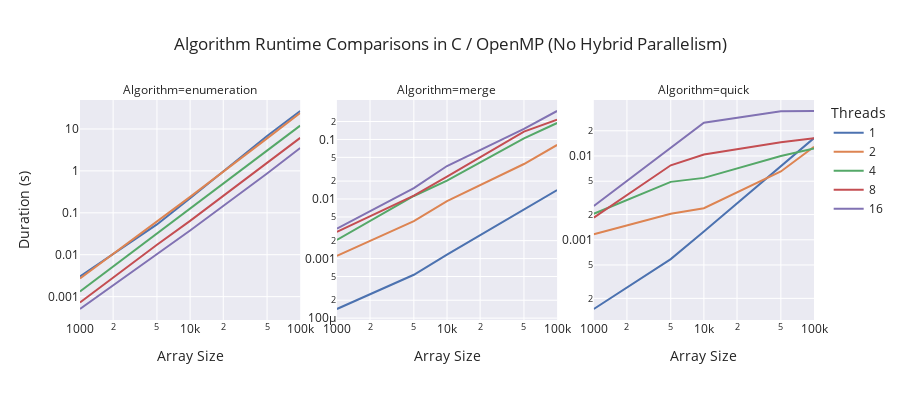
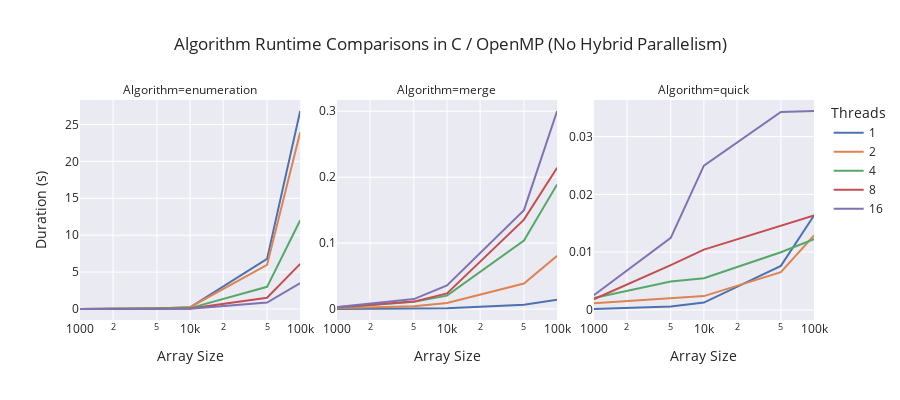
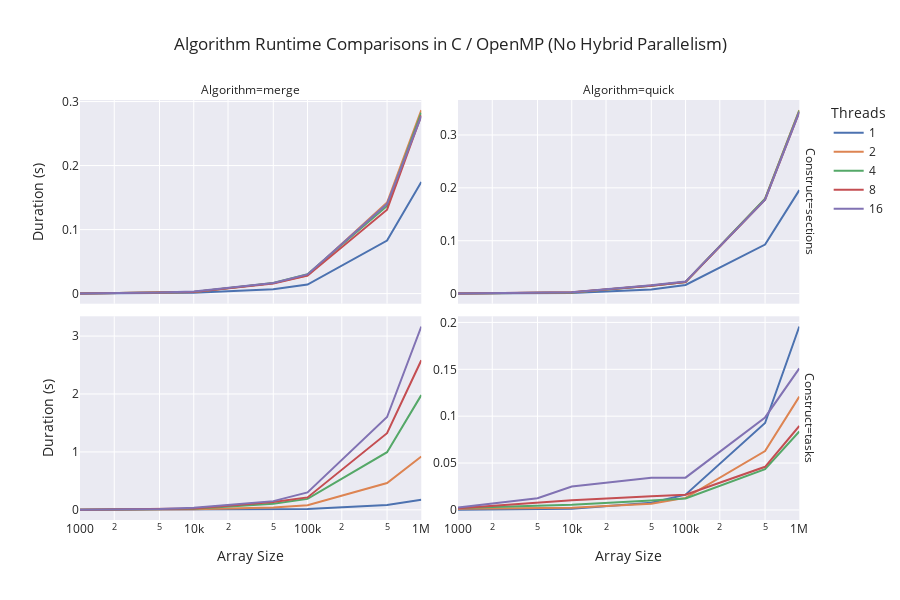

The code cell stored with these charts, in order, in its notebook:
### Code cell
# log-log plot for all algorithms
fig = px.line(
    df.loc[
        (df['Construct'] != 'sections') &
        (df['Size'] <= 100000)
    ],
    x='Size', y='Duration', color='Threads',
    facet_col='Algorithm', facet_col_wrap=3,
    facet_col_spacing=0.05,
    template='seaborn',
    log_x=True,
    log_y=True,
    title=f'Algorithm Runtime Comparisons in C / OpenMP ({if_cutoff})',
    height=400,
    labels={
        "Duration": "Duration (s)",
        "Size": "Array Size",
     },
)

fig.update_yaxes(matches=None)
fig.update_yaxes(showticklabels=True, col=2) # assuming second facet
fig.update_yaxes(showticklabels=True, col=3) # assuming third facet
fig.show()

# log-linear plot for all algorithms
fig = px.line(
    df.loc[
        (df['Construct'] != 'sections') &
        (df['Size'] <= 100000)
    ],
    x='Size', y='Duration', color='Threads',
    facet_col='Algorithm', facet_col_wrap=3,
    facet_col_spacing=0.05,
    template='seaborn',
    log_x=True,
#     log_y=True,
    title=f'Algorithm Runtime Comparisons in C / OpenMP ({if_cutoff})',
    height=400,
    labels={
        "Duration": "Duration (s)",
        "Size": "Array Size",
     },
)

# plots for sections/tasks for quick/merge sort
fig.update_yaxes(matches=None)
fig.update_yaxes(showticklabels=True, col=2) # assuming second facet
fig.update_yaxes(showticklabels=True, col=3) # assuming third facet
fig.show()

fig = px.line(
    df.loc[df.Algorithm != 'enumeration'],
    x='Size', y='Duration', color='Threads',
    facet_col='Algorithm', facet_col_wrap=2,
    facet_col_spacing=0.05,
    facet_row='Construct',
    template='seaborn',
    log_x=True,
#     log_y=True,
    title=f'Algorithm Runtime Comparisons in C / OpenMP ({if_cutoff})',
    height=600,
    labels={
        "Duration": "Duration (s)",
        "Size": "Array Size",
     },
)

fig.update_yaxes(matches=None)
fig.update_yaxes(showticklabels=True, col=2) # assuming second facet
fig.show()

### Figure 1 — Plotly figure (JSON) as saved in the notebook; plotly's stock layout.template omitted (floating-point values rounded to 4 significant figures)
{"data": [{"hovertemplate": "Threads=1<br>Algorithm=enumeration<br>Array Size=%{x}<br>Duration (s)=%{y}<extra></extra>", "legendgroup": "1", "line": {"color": "rgb(76,114,176)", "dash": "solid"}, "mode": "lines", "name": "1", "orientation": "v", "showlegend": true, "type": "scatter", "x": [1000, 5000, 10000, 50000, 100000], "xaxis": "x", "y": [0.003027, 0.05277, 0.2223, 6.792, 26.83], "yaxis": "y"}, {"hovertemplate": "Threads=1<br>Algorithm=merge<br>Array Size=%{x}<br>Duration (s)=%{y}<extra></extra>", "legendgroup": "1", "line": {"color": "rgb(76,114,176)", "dash": "solid"}, "mode": "lines", "name": "1", "orientation": "v", "showlegend": false, "type": "scatter", "x": [1000, 5000, 10000, 50000, 100000], "xaxis": "x2", "y": [0.0001424, 0.0005351, 0.00116, 0.006633, 0.01411], "yaxis": "y2"}, {"hovertemplate": "Threads=1<br>Algorithm=quick<br>Array Size=%{x}<br>Duration (s)=%{y}<extra></extra>", "legendgroup": "1", "line": {"color": "rgb(76,114,176)", "dash": "solid"}, "mode": "lines", "name": "1", "orientation": "v", "showlegend": false, "type": "scatter", "x": [1000, 5000, 10000, 50000, 100000], "xaxis": "x3", "y": [0.0001493, 0.0005887, 0.001257, 0.007615, 0.01635], "yaxis": "y3"}, {"hovertemplate": "Threads=2<br>Algorithm=enumeration<br>Array Size=%{x}<br>Duration (s)=%{y}<extra></extra>", "legendgroup": "2", "line": {"color": "rgb(221,132,82)", "dash": "solid"}, "mode": "lines", "name": "2", "orientation": "v", "showlegend": true, "type": "scatter", "x": [1000, 5000, 10000, 50000, 100000], "xaxis": "x", "y": [0.002708, 0.06025, 0.2404, 5.977, 23.95], "yaxis": "y"}, {"hovertemplate": "Threads=2<br>Algorithm=merge<br>Array Size=%{x}<br>Duration (s)=%{y}<extra></extra>", "legendgroup": "2", "line": {"color": "rgb(221,132,82)", "dash": "solid"}, "mode": "lines", "name": "2", "orientation": "v", "showlegend": false, "type": "scatter", "x": [1000, 5000, 10000, 50000, 100000], "xaxis": "x2", "y": [0.001112, 0.004256, 0.009191, 0.0387, 0.08084], "yaxis": "y2"}, {"hovertemplate": "Threads=2<br>Algorithm=quick<br>Array Size=%{x}<br>Duration (s)=%{y}<extra></extra>", "legendgroup": "2", "line": {"color": "rgb(221,132,82)", "dash": "solid"}, "mode": "lines", "name": "2", "orientation": "v", "showlegend": false, "type": "scatter", "x": [1000, 5000, 10000, 50000, 100000], "xaxis": "x3", "y": [0.001165, 0.002049, 0.002382, 0.006542, 0.01288], "yaxis": "y3"}, {"hovertemplate": "Threads=4<br>Algorithm=enumeration<br>Array Size=%{x}<br>Duration (s)=%{y}<extra></extra>", "legendgroup": "4", "line": {"color": "rgb(85,168,104)", "dash": "solid"}, "mode": "lines", "name": "4", "orientation": "v", "showlegend": true, "type": "scatter", "x": [1000, 5000, 10000, 50000, 100000], "xaxis": "x", "y": [0.00132, 0.03147, 0.1224, 3.005, 12.03], "yaxis": "y"}, {"hovertemplate": "Threads=4<br>Algorithm=merge<br>Array Size=%{x}<br>Duration (s)=%{y}<extra></extra>", "legendgroup": "4", "line": {"color": "rgb(85,168,104)", "dash": "solid"}, "mode": "lines", "name": "4", "orientation": "v", "showlegend": false, "type": "scatter", "x": [1000, 5000, 10000, 50000, 100000], "xaxis": "x2", "y": [0.002052, 0.01125, 0.02037, 0.1039, 0.189], "yaxis": "y2"}, {"hovertemplate": "Threads=4<br>Algorithm=quick<br>Array Size=%{x}<br>Duration (s)=%{y}<extra></extra>", "legendgroup": "4", "line": {"color": "rgb(85,168,104)", "dash": "solid"}, "mode": "lines", "name": "4", "orientation": "v", "showlegend": false, "type": "scatter", "x": [1000, 5000, 10000, 50000, 100000], "xaxis": "x3", "y": [0.002046, 0.004912, 0.00548, 0.009982, 0.01226], "yaxis": "y3"}, {"hovertemplate": "Threads=8<br>Algorithm=enumeration<br>Array Size=%{x}<br>Duration (s)=%{y}<extra></extra>", "legendgroup": "8", "line": {"color": "rgb(196,78,82)", "dash": "solid"}, "mode": "lines", "name": "8", "orientation": "v", "showlegend": true, "type": "scatter", "x": [1000, 5000, 10000, 50000, 100000], "xaxis": "x", "y": [0.0007234, 0.01731, 0.0642, 1.532, 6.121], "yaxis": "y"}, {"hovertemplate": "Threads=8<br>Algorithm=merge<br>Array Size=%{x}<br>Duration (s)=%{y}<extra></extra>", "legendgroup": "8", "line": {"color": "rgb(196,78,82)", "dash": "solid"}, "mode": "lines", "name": "8", "orientation": "v", "showlegend": false, "type": "scatter", "x": [1000, 5000, 10000, 50000, 100000], "xaxis": "x2", "y": [0.002812, 0.01137, 0.02379, 0.1356, 0.2143], "yaxis": "y2"}, {"hovertemplate": "Threads=8<br>Algorithm=quick<br>Array Size=%{x}<br>Duration (s)=%{y}<extra></extra>", "legendgroup": "8", "line": {"color": "rgb(196,78,82)", "dash": "solid"}, "mode": "lines", "name": "8", "orientation": "v", "showlegend": false, "type": "scatter", "x": [1000, 5000, 10000, 50000, 100000], "xaxis": "x3", "y": [0.001842, 0.007746, 0.01044, 0.0146, 0.01633], "yaxis": "y3"}, {"hovertemplate": "Threads=16<br>Algorithm=enumeration<br>Array Size=%{x}<br>Duration (s)=%{y}<extra></extra>", "legendgroup": "16", "line": {"color": "rgb(129,114,179)", "dash": "solid"}, "mode": "lines", "name": "16", "orientation": "v", "showlegend": true, "type": "scatter", "x": [1000, 5000, 10000, 50000, 100000], "xaxis": "x", "y": [0.0005068, 0.01026, 0.03794, 0.868, 3.5], "yaxis": "y"}, {"hovertemplate": "Threads=16<br>Algorithm=merge<br>Array Size=%{x}<br>Duration (s)=%{y}<extra></extra>", "legendgroup": "16", "line": {"color": "rgb(129,114,179)", "dash": "solid"}, "mode": "lines", "name": "16", "orientation": "v", "showlegend": false, "type": "scatter", "x": [1000, 5000, 10000, 50000, 100000], "xaxis": "x2", "y": [0.00318, 0.01521, 0.0358, 0.1501, 0.3004], "yaxis": "y2"}, {"hovertemplate": "Threads=16<br>Algorithm=quick<br>Array Size=%{x}<br>Duration (s)=%{y}<extra></extra>", "legendgroup": "16", "line": {"color": "rgb(129,114,179)", "dash": "solid"}, "mode": "lines", "name": "16", "orientation": "v", "showlegend": false, "type": "scatter", "x": [1000, 5000, 10000, 50000, 100000], "xaxis": "x3", "y": [0.002532, 0.01246, 0.02498, 0.03427, 0.03443], "yaxis": "y3"}], "layout": {"annotations": [{"font": {}, "showarrow": false, "text": "Algorithm=enumeration", "x": 0.15, "xanchor": "center", "xref": "paper", "y": 1, "yanchor": "bottom", "yref": "paper"}, {"font": {}, "showarrow": false, "text": "Algorithm=merge", "x": 0.5, "xanchor": "center", "xref": "paper", "y": 1, "yanchor": "bottom", "yref": "paper"}, {"font": {}, "showarrow": false, "text": "Algorithm=quick", "x": 0.85, "xanchor": "center", "xref": "paper", "y": 1, "yanchor": "bottom", "yref": "paper"}], "height": 400, "legend": {"title": {"text": "Threads"}, "tracegroupgap": 0}, "title": {"text": "Algorithm Runtime Comparisons in C / OpenMP (No Hybrid Parallelism)"}, "xaxis": {"anchor": "y", "domain": [0, 0.3], "title": {"text": "Array Size"}, "type": "log"}, "xaxis2": {"anchor": "y2", "domain": [0.35, 0.65], "matches": "x", "title": {"text": "Array Size"}, "type": "log"}, "xaxis3": {"anchor": "y3", "domain": [0.7, 1], "matches": "x", "title": {"text": "Array Size"}, "type": "log"}, "yaxis": {"anchor": "x", "domain": [0, 1], "title": {"text": "Duration (s)"}, "type": "log"}, "yaxis2": {"anchor": "x2", "domain": [0, 1], "showticklabels": true, "type": "log"}, "yaxis3": {"anchor": "x3", "domain": [0, 1], "showticklabels": true, "type": "log"}}}

### Figure 2 — Plotly figure (JSON) as saved in the notebook; plotly's stock layout.template omitted (floating-point values rounded to 4 significant figures)
{"data": [{"hovertemplate": "Threads=1<br>Algorithm=enumeration<br>Array Size=%{x}<br>Duration (s)=%{y}<extra></extra>", "legendgroup": "1", "line": {"color": "rgb(76,114,176)", "dash": "solid"}, "mode": "lines", "name": "1", "orientation": "v", "showlegend": true, "type": "scatter", "x": [1000, 5000, 10000, 50000, 100000], "xaxis": "x", "y": [0.003027, 0.05277, 0.2223, 6.792, 26.83], "yaxis": "y"}, {"hovertemplate": "Threads=1<br>Algorithm=merge<br>Array Size=%{x}<br>Duration (s)=%{y}<extra></extra>", "legendgroup": "1", "line": {"color": "rgb(76,114,176)", "dash": "solid"}, "mode": "lines", "name": "1", "orientation": "v", "showlegend": false, "type": "scatter", "x": [1000, 5000, 10000, 50000, 100000], "xaxis": "x2", "y": [0.0001424, 0.0005351, 0.00116, 0.006633, 0.01411], "yaxis": "y2"}, {"hovertemplate": "Threads=1<br>Algorithm=quick<br>Array Size=%{x}<br>Duration (s)=%{y}<extra></extra>", "legendgroup": "1", "line": {"color": "rgb(76,114,176)", "dash": "solid"}, "mode": "lines", "name": "1", "orientation": "v", "showlegend": false, "type": "scatter", "x": [1000, 5000, 10000, 50000, 100000], "xaxis": "x3", "y": [0.0001493, 0.0005887, 0.001257, 0.007615, 0.01635], "yaxis": "y3"}, {"hovertemplate": "Threads=2<br>Algorithm=enumeration<br>Array Size=%{x}<br>Duration (s)=%{y}<extra></extra>", "legendgroup": "2", "line": {"color": "rgb(221,132,82)", "dash": "solid"}, "mode": "lines", "name": "2", "orientation": "v", "showlegend": true, "type": "scatter", "x": [1000, 5000, 10000, 50000, 100000], "xaxis": "x", "y": [0.002708, 0.06025, 0.2404, 5.977, 23.95], "yaxis": "y"}, {"hovertemplate": "Threads=2<br>Algorithm=merge<br>Array Size=%{x}<br>Duration (s)=%{y}<extra></extra>", "legendgroup": "2", "line": {"color": "rgb(221,132,82)", "dash": "solid"}, "mode": "lines", "name": "2", "orientation": "v", "showlegend": false, "type": "scatter", "x": [1000, 5000, 10000, 50000, 100000], "xaxis": "x2", "y": [0.001112, 0.004256, 0.009191, 0.0387, 0.08084], "yaxis": "y2"}, {"hovertemplate": "Threads=2<br>Algorithm=quick<br>Array Size=%{x}<br>Duration (s)=%{y}<extra></extra>", "legendgroup": "2", "line": {"color": "rgb(221,132,82)", "dash": "solid"}, "mode": "lines", "name": "2", "orientation": "v", "showlegend": false, "type": "scatter", "x": [1000, 5000, 10000, 50000, 100000], "xaxis": "x3", "y": [0.001165, 0.002049, 0.002382, 0.006542, 0.01288], "yaxis": "y3"}, {"hovertemplate": "Threads=4<br>Algorithm=enumeration<br>Array Size=%{x}<br>Duration (s)=%{y}<extra></extra>", "legendgroup": "4", "line": {"color": "rgb(85,168,104)", "dash": "solid"}, "mode": "lines", "name": "4", "orientation": "v", "showlegend": true, "type": "scatter", "x": [1000, 5000, 10000, 50000, 100000], "xaxis": "x", "y": [0.00132, 0.03147, 0.1224, 3.005, 12.03], "yaxis": "y"}, {"hovertemplate": "Threads=4<br>Algorithm=merge<br>Array Size=%{x}<br>Duration (s)=%{y}<extra></extra>", "legendgroup": "4", "line": {"color": "rgb(85,168,104)", "dash": "solid"}, "mode": "lines", "name": "4", "orientation": "v", "showlegend": false, "type": "scatter", "x": [1000, 5000, 10000, 50000, 100000], "xaxis": "x2", "y": [0.002052, 0.01125, 0.02037, 0.1039, 0.189], "yaxis": "y2"}, {"hovertemplate": "Threads=4<br>Algorithm=quick<br>Array Size=%{x}<br>Duration (s)=%{y}<extra></extra>", "legendgroup": "4", "line": {"color": "rgb(85,168,104)", "dash": "solid"}, "mode": "lines", "name": "4", "orientation": "v", "showlegend": false, "type": "scatter", "x": [1000, 5000, 10000, 50000, 100000], "xaxis": "x3", "y": [0.002046, 0.004912, 0.00548, 0.009982, 0.01226], "yaxis": "y3"}, {"hovertemplate": "Threads=8<br>Algorithm=enumeration<br>Array Size=%{x}<br>Duration (s)=%{y}<extra></extra>", "legendgroup": "8", "line": {"color": "rgb(196,78,82)", "dash": "solid"}, "mode": "lines", "name": "8", "orientation": "v", "showlegend": true, "type": "scatter", "x": [1000, 5000, 10000, 50000, 100000], "xaxis": "x", "y": [0.0007234, 0.01731, 0.0642, 1.532, 6.121], "yaxis": "y"}, {"hovertemplate": "Threads=8<br>Algorithm=merge<br>Array Size=%{x}<br>Duration (s)=%{y}<extra></extra>", "legendgroup": "8", "line": {"color": "rgb(196,78,82)", "dash": "solid"}, "mode": "lines", "name": "8", "orientation": "v", "showlegend": false, "type": "scatter", "x": [1000, 5000, 10000, 50000, 100000], "xaxis": "x2", "y": [0.002812, 0.01137, 0.02379, 0.1356, 0.2143], "yaxis": "y2"}, {"hovertemplate": "Threads=8<br>Algorithm=quick<br>Array Size=%{x}<br>Duration (s)=%{y}<extra></extra>", "legendgroup": "8", "line": {"color": "rgb(196,78,82)", "dash": "solid"}, "mode": "lines", "name": "8", "orientation": "v", "showlegend": false, "type": "scatter", "x": [1000, 5000, 10000, 50000, 100000], "xaxis": "x3", "y": [0.001842, 0.007746, 0.01044, 0.0146, 0.01633], "yaxis": "y3"}, {"hovertemplate": "Threads=16<br>Algorithm=enumeration<br>Array Size=%{x}<br>Duration (s)=%{y}<extra></extra>", "legendgroup": "16", "line": {"color": "rgb(129,114,179)", "dash": "solid"}, "mode": "lines", "name": "16", "orientation": "v", "showlegend": true, "type": "scatter", "x": [1000, 5000, 10000, 50000, 100000], "xaxis": "x", "y": [0.0005068, 0.01026, 0.03794, 0.868, 3.5], "yaxis": "y"}, {"hovertemplate": "Threads=16<br>Algorithm=merge<br>Array Size=%{x}<br>Duration (s)=%{y}<extra></extra>", "legendgroup": "16", "line": {"color": "rgb(129,114,179)", "dash": "solid"}, "mode": "lines", "name": "16", "orientation": "v", "showlegend": false, "type": "scatter", "x": [1000, 5000, 10000, 50000, 100000], "xaxis": "x2", "y": [0.00318, 0.01521, 0.0358, 0.1501, 0.3004], "yaxis": "y2"}, {"hovertemplate": "Threads=16<br>Algorithm=quick<br>Array Size=%{x}<br>Duration (s)=%{y}<extra></extra>", "legendgroup": "16", "line": {"color": "rgb(129,114,179)", "dash": "solid"}, "mode": "lines", "name": "16", "orientation": "v", "showlegend": false, "type": "scatter", "x": [1000, 5000, 10000, 50000, 100000], "xaxis": "x3", "y": [0.002532, 0.01246, 0.02498, 0.03427, 0.03443], "yaxis": "y3"}], "layout": {"annotations": [{"font": {}, "showarrow": false, "text": "Algorithm=enumeration", "x": 0.15, "xanchor": "center", "xref": "paper", "y": 1, "yanchor": "bottom", "yref": "paper"}, {"font": {}, "showarrow": false, "text": "Algorithm=merge", "x": 0.5, "xanchor": "center", "xref": "paper", "y": 1, "yanchor": "bottom", "yref": "paper"}, {"font": {}, "showarrow": false, "text": "Algorithm=quick", "x": 0.85, "xanchor": "center", "xref": "paper", "y": 1, "yanchor": "bottom", "yref": "paper"}], "height": 400, "legend": {"title": {"text": "Threads"}, "tracegroupgap": 0}, "title": {"text": "Algorithm Runtime Comparisons in C / OpenMP (No Hybrid Parallelism)"}, "xaxis": {"anchor": "y", "domain": [0, 0.3], "title": {"text": "Array Size"}, "type": "log"}, "xaxis2": {"anchor": "y2", "domain": [0.35, 0.65], "matches": "x", "title": {"text": "Array Size"}, "type": "log"}, "xaxis3": {"anchor": "y3", "domain": [0.7, 1], "matches": "x", "title": {"text": "Array Size"}, "type": "log"}, "yaxis": {"anchor": "x", "domain": [0, 1], "title": {"text": "Duration (s)"}}, "yaxis2": {"anchor": "x2", "domain": [0, 1], "showticklabels": true}, "yaxis3": {"anchor": "x3", "domain": [0, 1], "showticklabels": true}}}

### Figure 3 — Plotly figure (JSON) as saved in the notebook; plotly's stock layout.template omitted (floating-point values rounded to 4 significant figures)
{"data": [{"hovertemplate": "Threads=1<br>Construct=sections<br>Algorithm=merge<br>Array Size=%{x}<br>Duration (s)=%{y}<extra></extra>", "legendgroup": "1", "line": {"color": "rgb(76,114,176)", "dash": "solid"}, "mode": "lines", "name": "1", "orientation": "v", "showlegend": true, "type": "scatter", "x": [1000, 5000, 10000, 50000, 100000, 500000, 1000000], "xaxis": "x3", "y": [0.0001424, 0.0005351, 0.00116, 0.006633, 0.01411, 0.0828, 0.1744], "yaxis": "y3"}, {"hovertemplate": "Threads=1<br>Construct=sections<br>Algorithm=quick<br>Array Size=%{x}<br>Duration (s)=%{y}<extra></extra>", "legendgroup": "1", "line": {"color": "rgb(76,114,176)", "dash": "solid"}, "mode": "lines", "name": "1", "orientation": "v", "showlegend": false, "type": "scatter", "x": [1000, 5000, 10000, 50000, 100000, 500000, 1000000], "xaxis": "x4", "y": [0.0001493, 0.0005887, 0.001257, 0.007615, 0.01635, 0.09269, 0.1957], "yaxis": "y4"}, {"hovertemplate": "Threads=1<br>Construct=tasks<br>Algorithm=merge<br>Array Size=%{x}<br>Duration (s)=%{y}<extra></extra>", "legendgroup": "1", "line": {"color": "rgb(76,114,176)", "dash": "solid"}, "mode": "lines", "name": "1", "orientation": "v", "showlegend": false, "type": "scatter", "x": [1000, 5000, 10000, 50000, 100000, 500000, 1000000], "xaxis": "x", "y": [0.0001424, 0.0005351, 0.00116, 0.006633, 0.01411, 0.0828, 0.1744], "yaxis": "y"}, {"hovertemplate": "Threads=1<br>Construct=tasks<br>Algorithm=quick<br>Array Size=%{x}<br>Duration (s)=%{y}<extra></extra>", "legendgroup": "1", "line": {"color": "rgb(76,114,176)", "dash": "solid"}, "mode": "lines", "name": "1", "orientation": "v", "showlegend": false, "type": "scatter", "x": [1000, 5000, 10000, 50000, 100000, 500000, 1000000], "xaxis": "x2", "y": [0.0001493, 0.0005887, 0.001257, 0.007615, 0.01635, 0.09269, 0.1957], "yaxis": "y2"}, {"hovertemplate": "Threads=2<br>Construct=sections<br>Algorithm=merge<br>Array Size=%{x}<br>Duration (s)=%{y}<extra></extra>", "legendgroup": "2", "line": {"color": "rgb(221,132,82)", "dash": "solid"}, "mode": "lines", "name": "2", "orientation": "v", "showlegend": true, "type": "scatter", "x": [1000, 5000, 10000, 50000, 100000, 500000, 1000000], "xaxis": "x3", "y": [0.000339, 0.001466, 0.002568, 0.01637, 0.02864, 0.1423, 0.2865], "yaxis": "y3"}, {"hovertemplate": "Threads=2<br>Construct=sections<br>Algorithm=quick<br>Array Size=%{x}<br>Duration (s)=%{y}<extra></extra>", "legendgroup": "2", "line": {"color": "rgb(221,132,82)", "dash": "solid"}, "mode": "lines", "name": "2", "orientation": "v", "showlegend": false, "type": "scatter", "x": [1000, 5000, 10000, 50000, 100000, 500000, 1000000], "xaxis": "x4", "y": [0.0003717, 0.001676, 0.002238, 0.01509, 0.02176, 0.179, 0.3469], "yaxis": "y4"}, {"hovertemplate": "Threads=2<br>Construct=tasks<br>Algorithm=merge<br>Array Size=%{x}<br>Duration (s)=%{y}<extra></extra>", "legendgroup": "2", "line": {"color": "rgb(221,132,82)", "dash": "solid"}, "mode": "lines", "name": "2", "orientation": "v", "showlegend": false, "type": "scatter", "x": [1000, 5000, 10000, 50000, 100000, 500000, 1000000], "xaxis": "x", "y": [0.001112, 0.004256, 0.009191, 0.0387, 0.08084, 0.4632, 0.9219], "yaxis": "y"}, {"hovertemplate": "Threads=2<br>Construct=tasks<br>Algorithm=quick<br>Array Size=%{x}<br>Duration (s)=%{y}<extra></extra>", "legendgroup": "2", "line": {"color": "rgb(221,132,82)", "dash": "solid"}, "mode": "lines", "name": "2", "orientation": "v", "showlegend": false, "type": "scatter", "x": [1000, 5000, 10000, 50000, 100000, 500000, 1000000], "xaxis": "x2", "y": [0.001165, 0.002049, 0.002382, 0.006542, 0.01288, 0.06275, 0.1209], "yaxis": "y2"}, {"hovertemplate": "Threads=4<br>Construct=sections<br>Algorithm=merge<br>Array Size=%{x}<br>Duration (s)=%{y}<extra></extra>", "legendgroup": "4", "line": {"color": "rgb(85,168,104)", "dash": "solid"}, "mode": "lines", "name": "4", "orientation": "v", "showlegend": true, "type": "scatter", "x": [1000, 5000, 10000, 50000, 100000, 500000, 1000000], "xaxis": "x3", "y": [0.0002823, 0.001747, 0.002631, 0.01667, 0.0303, 0.137, 0.2826], "yaxis": "y3"}, {"hovertemplate": "Threads=4<br>Construct=sections<br>Algorithm=quick<br>Array Size=%{x}<br>Duration (s)=%{y}<extra></extra>", "legendgroup": "4", "line": {"color": "rgb(85,168,104)", "dash": "solid"}, "mode": "lines", "name": "4", "orientation": "v", "showlegend": false, "type": "scatter", "x": [1000, 5000, 10000, 50000, 100000, 500000, 1000000], "xaxis": "x4", "y": [0.0003081, 0.001448, 0.002258, 0.01481, 0.02204, 0.1795, 0.3461], "yaxis": "y4"}, {"hovertemplate": "Threads=4<br>Construct=tasks<br>Algorithm=merge<br>Array Size=%{x}<br>Duration (s)=%{y}<extra></extra>", "legendgroup": "4", "line": {"color": "rgb(85,168,104)", "dash": "solid"}, "mode": "lines", "name": "4", "orientation": "v", "showlegend": false, "type": "scatter", "x": [1000, 5000, 10000, 50000, 100000, 500000, 1000000], "xaxis": "x", "y": [0.002052, 0.01125, 0.02037, 0.1039, 0.189, 0.9956, 1.981], "yaxis": "y"}, {"hovertemplate": "Threads=4<br>Construct=tasks<br>Algorithm=quick<br>Array Size=%{x}<br>Duration (s)=%{y}<extra></extra>", "legendgroup": "4", "line": {"color": "rgb(85,168,104)", "dash": "solid"}, "mode": "lines", "name": "4", "orientation": "v", "showlegend": false, "type": "scatter", "x": [1000, 5000, 10000, 50000, 100000, 500000, 1000000], "xaxis": "x2", "y": [0.002046, 0.004912, 0.00548, 0.009982, 0.01226, 0.0436, 0.08372], "yaxis": "y2"}, {"hovertemplate": "Threads=8<br>Construct=sections<br>Algorithm=merge<br>Array Size=%{x}<br>Duration (s)=%{y}<extra></extra>", "legendgroup": "8", "line": {"color": "rgb(196,78,82)", "dash": "solid"}, "mode": "lines", "name": "8", "orientation": "v", "showlegend": true, "type": "scatter", "x": [1000, 5000, 10000, 50000, 100000, 500000, 1000000], "xaxis": "x3", "y": [0.0002611, 0.001437, 0.002431, 0.01594, 0.02796, 0.1311, 0.2784], "yaxis": "y3"}, {"hovertemplate": "Threads=8<br>Construct=sections<br>Algorithm=quick<br>Array Size=%{x}<br>Duration (s)=%{y}<extra></extra>", "legendgroup": "8", "line": {"color": "rgb(196,78,82)", "dash": "solid"}, "mode": "lines", "name": "8", "orientation": "v", "showlegend": false, "type": "scatter", "x": [1000, 5000, 10000, 50000, 100000, 500000, 1000000], "xaxis": "x4", "y": [0.0002801, 0.001524, 0.00238, 0.01499, 0.02181, 0.1778, 0.3433], "yaxis": "y4"}, {"hovertemplate": "Threads=8<br>Construct=tasks<br>Algorithm=merge<br>Array Size=%{x}<br>Duration (s)=%{y}<extra></extra>", "legendgroup": "8", "line": {"color": "rgb(196,78,82)", "dash": "solid"}, "mode": "lines", "name": "8", "orientation": "v", "showlegend": false, "type": "scatter", "x": [1000, 5000, 10000, 50000, 100000, 500000, 1000000], "xaxis": "x", "y": [0.002812, 0.01137, 0.02379, 0.1356, 0.2143, 1.323, 2.582], "yaxis": "y"}, {"hovertemplate": "Threads=8<br>Construct=tasks<br>Algorithm=quick<br>Array Size=%{x}<br>Duration (s)=%{y}<extra></extra>", "legendgroup": "8", "line": {"color": "rgb(196,78,82)", "dash": "solid"}, "mode": "lines", "name": "8", "orientation": "v", "showlegend": false, "type": "scatter", "x": [1000, 5000, 10000, 50000, 100000, 500000, 1000000], "xaxis": "x2", "y": [0.001842, 0.007746, 0.01044, 0.0146, 0.01633, 0.04601, 0.08955], "yaxis": "y2"}, {"hovertemplate": "Threads=16<br>Construct=sections<br>Algorithm=merge<br>Array Size=%{x}<br>Duration (s)=%{y}<extra></extra>", "legendgroup": "16", "line": {"color": "rgb(129,114,179)", "dash": "solid"}, "mode": "lines", "name": "16", "orientation": "v", "showlegend": true, "type": "scatter", "x": [1000, 5000, 10000, 50000, 100000, 500000, 1000000], "xaxis": "x3", "y": [0.0003326, 0.001627, 0.003469, 0.01651, 0.02999, 0.1402, 0.2771], "yaxis": "y3"}, {"hovertemplate": "Threads=16<br>Construct=sections<br>Algorithm=quick<br>Array Size=%{x}<br>Duration (s)=%{y}<extra></extra>", "legendgroup": "16", "line": {"color": "rgb(129,114,179)", "dash": "solid"}, "mode": "lines", "name": "16", "orientation": "v", "showlegend": false, "type": "scatter", "x": [1000, 5000, 10000, 50000, 100000, 500000, 1000000], "xaxis": "x4", "y": [0.0003403, 0.001916, 0.002652, 0.01558, 0.02268, 0.1778, 0.3437], "yaxis": "y4"}, {"hovertemplate": "Threads=16<br>Construct=tasks<br>Algorithm=merge<br>Array Size=%{x}<br>Duration (s)=%{y}<extra></extra>", "legendgroup": "16", "line": {"color": "rgb(129,114,179)", "dash": "solid"}, "mode": "lines", "name": "16", "orientation": "v", "showlegend": false, "type": "scatter", "x": [1000, 5000, 10000, 50000, 100000, 500000, 1000000], "xaxis": "x", "y": [0.00318, 0.01521, 0.0358, 0.1501, 0.3004, 1.603, 3.166], "yaxis": "y"}, {"hovertemplate": "Threads=16<br>Construct=tasks<br>Algorithm=quick<br>Array Size=%{x}<br>Duration (s)=%{y}<extra></extra>", "legendgroup": "16", "line": {"color": "rgb(129,114,179)", "dash": "solid"}, "mode": "lines", "name": "16", "orientation": "v", "showlegend": false, "type": "scatter", "x": [1000, 5000, 10000, 50000, 100000, 500000, 1000000], "xaxis": "x2", "y": [0.002532, 0.01246, 0.02498, 0.03427, 0.03443, 0.09867, 0.1509], "yaxis": "y2"}], "layout": {"annotations": [{"font": {}, "showarrow": false, "text": "Algorithm=merge", "x": 0.2325, "xanchor": "center", "xref": "paper", "y": 1, "yanchor": "bottom", "yref": "paper"}, {"font": {}, "showarrow": false, "text": "Algorithm=quick", "x": 0.7475, "xanchor": "center", "xref": "paper", "y": 1, "yanchor": "bottom", "yref": "paper"}, {"font": {}, "showarrow": false, "text": "Construct=tasks", "textangle": 90, "x": 0.98, "xanchor": "left", "xref": "paper", "y": 0.2425, "yanchor": "middle", "yref": "paper"}, {"font": {}, "showarrow": false, "text": "Construct=sections", "textangle": 90, "x": 0.98, "xanchor": "left", "xref": "paper", "y": 0.7575, "yanchor": "middle", "yref": "paper"}], "height": 600, "legend": {"title": {"text": "Threads"}, "tracegroupgap": 0}, "title": {"text": "Algorithm Runtime Comparisons in C / OpenMP (No Hybrid Parallelism)"}, "xaxis": {"anchor": "y", "domain": [0, 0.465], "title": {"text": "Array Size"}, "type": "log"}, "xaxis2": {"anchor": "y2", "domain": [0.515, 0.98], "matches": "x", "title": {"text": "Array Size"}, "type": "log"}, "xaxis3": {"anchor": "y3", "domain": [0, 0.465], "matches": "x", "showticklabels": false, "type": "log"}, "xaxis4": {"anchor": "y4", "domain": [0.515, 0.98], "matches": "x", "showticklabels": false, "type": "log"}, "yaxis": {"anchor": "x", "domain": [0, 0.485], "title": {"text": "Duration (s)"}}, "yaxis2": {"anchor": "x2", "domain": [0, 0.485], "showticklabels": true}, "yaxis3": {"anchor": "x3", "domain": [0.515, 1], "title": {"text": "Duration (s)"}}, "yaxis4": {"anchor": "x4", "domain": [0.515, 1], "showticklabels": true}}}
